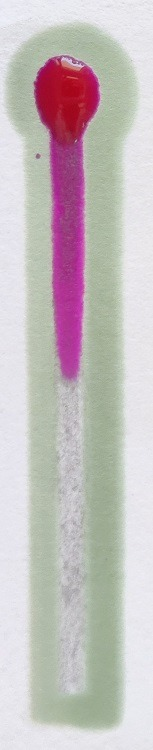
#> input picture images/1.jpeg, 153 x 750 px, found by its file name
$ python -i Microfluidics_Length.py   (imports and definitions only)
#> lines starting #> are read from the running program, lines starting #| are printed output that depends on the picture; after the words box and inside, x2 and y2 are one past the last pixel; in counts of white or black regions, pixels touching at a corner belong together
#> in action, image is the input picture: shape (750, 153, 3); mean B, G, R 191.1, 190.6, 198.1
import cv2
import numpy as np
import matplotlib.pyplot as plt
from scipy.spatial import distance


def pink(image):
    hsv = cv2.cvtColor(image, cv2.COLOR_BGR2HSV)
#> hsv: shape (750, 153, 3); mean H, S, V 92.4, 31.5, 204.6
    lower_purple = np.array([140, 50, 70])
    upper_purple = np.array([180, 255, 255])
    mask = cv2.inRange(hsv, lower_purple, upper_purple)
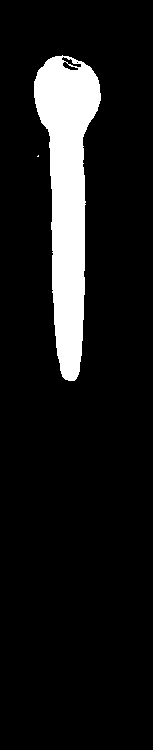
#> mask: shape (750, 153); 10.2% white; 2 white regions (1 under 20 px), largest, box (x1, y1, x2, y2) and area: (34, 55, 101, 381) 11671
    channel = cv2.bitwise_and(image, image, mask=mask)
    channel_bgr = cv2.cvtColor(channel, cv2.COLOR_HSV2BGR)
    channel_gray = cv2.cvtColor(channel_bgr, cv2.COLOR_BGR2GRAY)
    ret, white = cv2.threshold(channel_gray, 0, 255, cv2.THRESH_BINARY)
    kernel = np.ones((5, 5), np.uint8)
    erosion = cv2.erode(white, kernel, iterations=1)
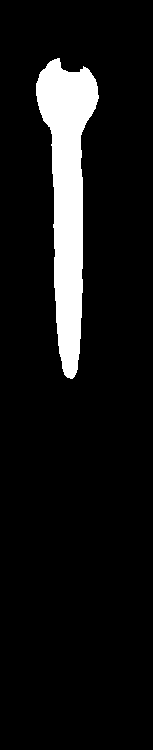
#> erosion: shape (750, 153); 8.7% white; 1 white region, box (x1, y1, x2, y2) and area: (36, 58, 99, 379) 9965
    coordinates = np.column_stack(np.where(erosion == 255))
#> coordinates = 9965 pairs, first value 58 to 378, second value 36 to 98
    list1 = coordinates.tolist()
#> list1 has the same summary as coordinates
    for i in list1:
        temp = i[0]
        i[0] = i[1]
        i[1] = temp
        temp = 0
#> this loop made 9965 passes
    temp = 0
    temp1 = [[]]
    for i in list1:
        if i[1] > temp:
            temp1 = i
            temp = i[1]
#> this loop made 9965 passes
#> temp1 on passes 1, 4, 10, 18, 28, 40, 53, 67, 81, 97, 115, 137: [57, 58], [54, 59], [52, 60], [50, 61], [49, 62], [48, 63], [47, 64], [47, 65], [46, 66], [46, 67], [45, 68], [43, 69]
#> i on passes 2, 3, 5, 6, 7, 8: [58, 58], [59, 58], [55, 59], [56, 59], [57, 59], [58, 59]
#> after the loop, temp = 378; temp1 = [70, 378]
    highest = temp1
#> highest = [70, 378]
    new1 = []
    for i in list1:
        if i[0] == temp1[0]:
            new1.append(i)
#> this loop made 9965 passes
#> after the loop, new1 = 307 pairs, first value 70 to 70, second value 72 to 378
    new2 = []
    for i in new1:
        j = i[1]
        new2.append(j)
#> this loop made 307 passes
#> i on passes 1 to 3: [70, 72], [70, 73], [70, 74]
#> after the loop, new2 = 307 values from 72 to 378
    minimum1 = min(new2)
#> minimum1 = 72
    lowest = [temp1[0], minimum1]
#> lowest = [70, 72]
    dist1 = distance.euclidean(highest, lowest)
#> dist1 = 306
    return dist1


def green(image):
    hsv = cv2.cvtColor(image, cv2.COLOR_BGR2HSV)
    lower_purple = np.array([20, 10, 10])
    upper_purple = np.array([80, 255, 255])
    mask = cv2.inRange(hsv, lower_purple, upper_purple)
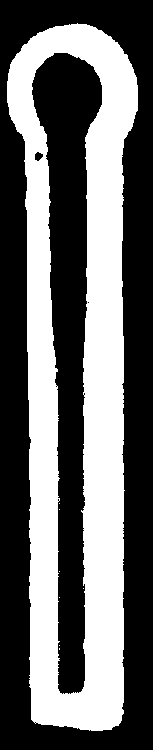
#> mask: shape (750, 153); 41.2% white; 8 white regions (7 under 20 px), largest, box (x1, y1, x2, y2) and area: (7, 23, 138, 731) 47246
    channel = cv2.bitwise_and(image, image, mask=mask)
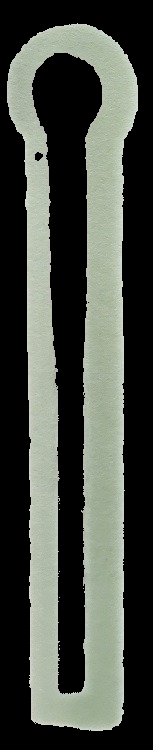
#> channel: shape (750, 153, 3); mean B, G, R 69.6, 77.2, 72.7
    channel_bgr = cv2.cvtColor(channel, cv2.COLOR_HSV2BGR)
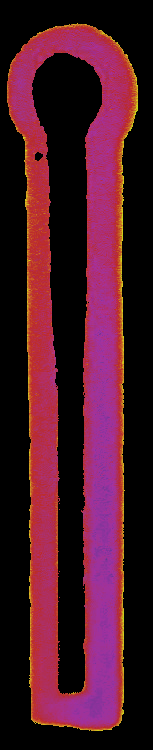
#> channel_bgr: shape (750, 153, 3); mean B, G, R 39.1, 22.5, 72.4
    channel_gray = cv2.cvtColor(channel_bgr, cv2.COLOR_BGR2GRAY)
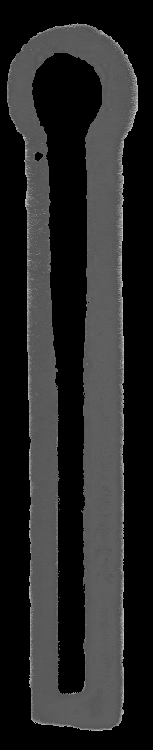
#> channel_gray: shape (750, 153); min 0, max 195, mean 39.3
    ret, white = cv2.threshold(channel_gray, 0, 255, cv2.THRESH_BINARY)
    kernel = np.ones((5, 5), np.uint8)
    erosion = cv2.erode(white, kernel, iterations=1)
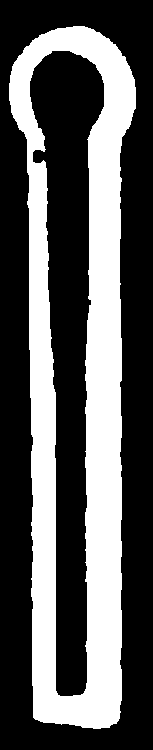
#> erosion: shape (750, 153); 35.3% white; 1 white region, box (x1, y1, x2, y2) and area: (9, 26, 136, 729) 40521
    coordinates = np.column_stack(np.where(erosion == 255))
#> coordinates = 40521 pairs, first value 26 to 728, second value 9 to 135
    list1 = coordinates.tolist()
#> list1 = 40521 items
    for i in list1:
        temp = i[0]
        i[0] = i[1]
        i[1] = temp
        temp = 0
#> this loop made 40521 passes
    temp = 0
    temp1 = [[]]
    for i in list1:
        if i[1] > temp:
            temp1 = i
            temp = i[1]
#> this loop made 40521 passes
#> temp1 on passes 1, 13, 35, 69, 108, 152, 199, 252, 308, 369, 433, 499: [73, 26], [66, 27], [57, 28], [55, 29], [51, 30], [49, 31], [47, 32], [45, 33], [41, 34], [39, 35], [39, 36], [38, 37]
#> i on passes 2 to 7: [74, 26], [75, 26], [76, 26], [77, 26], [78, 26], [79, 26]
#> after the loop, temp = 728; temp1 = [93, 728]
    highest = temp1
#> highest = [93, 728]
    new1 = []
    for i in list1:
        if i[0] == temp1[0]:
            new1.append(i)
#> this loop made 40521 passes
#> after the loop, new1 = 639 pairs, first value 93 to 93, second value 29 to 728
    new2 = []
    for i in new1:
        j = i[1]
        new2.append(j)
#> this loop made 639 passes
#> (i, j) on passes 1 to 3: ([93, 29], 29), ([93, 30], 30), ([93, 31], 31)
#> after the loop, new2 = 639 values from 29 to 728
    minimum1 = min(new2)
#> minimum1 = 29
    lowest = [temp1[0], minimum1]
#> lowest = [93, 29]
    dist1 = distance.euclidean(highest, lowest)
#> dist1 = 699
    return dist1


def length(pink, green):
    return pink / green


def action(filename):
    filepath = "images/" + filename
    image = cv2.imread(filepath)
    return length(pink(image), green(image))

>>> result = action('images/1.jpeg')
#> result = 0.438
